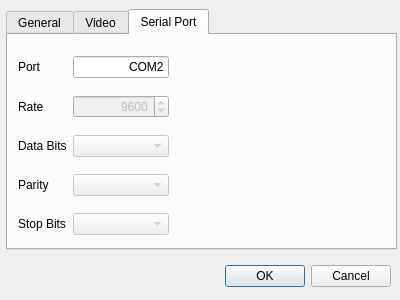
<?xml version="1.0" encoding="UTF-8"?>
<ui version="4.0">
 <class>SettingsDialog</class>
 <widget class="QDialog" name="SettingsDialog">
  <property name="geometry">
   <rect>
    <x>0</x>
    <y>0</y>
    <width>400</width>
    <height>300</height>
   </rect>
  </property>
  <property name="windowTitle">
   <string>Settings</string>
  </property>
  <widget class="QWidget" name="layoutWidget">
   <property name="geometry">
    <rect>
     <x>40</x>
     <y>260</y>
     <width>351</width>
     <height>33</height>
    </rect>
   </property>
   <layout class="QHBoxLayout">
    <property name="spacing">
     <number>6</number>
    </property>
    <property name="leftMargin">
     <number>0</number>
    </property>
    <property name="topMargin">
     <number>0</number>
    </property>
    <property name="rightMargin">
     <number>0</number>
    </property>
    <property name="bottomMargin">
     <number>0</number>
    </property>
    <item>
     <spacer>
      <property name="orientation">
       <enum>Qt::Horizontal</enum>
      </property>
      <property name="sizeHint" stdset="0">
       <size>
        <width>131</width>
        <height>31</height>
       </size>
      </property>
     </spacer>
    </item>
    <item>
     <widget class="QPushButton" name="okButton">
      <property name="text">
       <string>OK</string>
      </property>
     </widget>
    </item>
    <item>
     <widget class="QPushButton" name="cancelButton">
      <property name="text">
       <string>Cancel</string>
      </property>
     </widget>
    </item>
   </layout>
  </widget>
  <widget class="QTabWidget" name="tabWidget">
   <property name="geometry">
    <rect>
     <x>6</x>
     <y>9</y>
     <width>391</width>
     <height>241</height>
    </rect>
   </property>
   <property name="currentIndex">
    <number>2</number>
   </property>
   <widget class="QWidget" name="tab">
    <attribute name="title">
     <string>General</string>
    </attribute>
    <widget class="QWidget" name="gridLayoutWidget">
     <property name="geometry">
      <rect>
       <x>10</x>
       <y>10</y>
       <width>71</width>
       <height>71</height>
      </rect>
     </property>
     <layout class="QGridLayout" name="gridLayout">
      <item row="0" column="0">
       <widget class="QGroupBox" name="eyeGroupBox">
        <property name="title">
         <string>VR eye</string>
        </property>
        <widget class="QWidget" name="verticalLayoutWidget">
         <property name="geometry">
          <rect>
           <x>10</x>
           <y>20</y>
           <width>50</width>
           <height>42</height>
          </rect>
         </property>
         <layout class="QVBoxLayout" name="verticalLayout">
          <property name="sizeConstraint">
           <enum>QLayout::SetDefaultConstraint</enum>
          </property>
          <item>
           <widget class="QRadioButton" name="rightEyeRadioButton">
            <property name="text">
             <string>Right</string>
            </property>
            <property name="checked">
             <bool>true</bool>
            </property>
            <attribute name="buttonGroup">
             <string notr="true">eyeButtonGroup</string>
            </attribute>
           </widget>
          </item>
          <item>
           <widget class="QRadioButton" name="leftEyeRadioButton">
            <property name="text">
             <string>Left</string>
            </property>
            <attribute name="buttonGroup">
             <string notr="true">eyeButtonGroup</string>
            </attribute>
           </widget>
          </item>
         </layout>
        </widget>
       </widget>
      </item>
     </layout>
    </widget>
   </widget>
   <widget class="QWidget" name="tab_2">
    <attribute name="title">
     <string>Video</string>
    </attribute>
    <widget class="QWidget" name="horizontalLayoutWidget">
     <property name="geometry">
      <rect>
       <x>10</x>
       <y>10</y>
       <width>371</width>
       <height>201</height>
      </rect>
     </property>
     <layout class="QHBoxLayout" name="horizontalLayout">
      <item>
       <widget class="QGroupBox" name="groupBox_2">
        <property name="title">
         <string>Codec</string>
        </property>
        <widget class="QListWidget" name="codecListWidget">
         <property name="geometry">
          <rect>
           <x>10</x>
           <y>20</y>
           <width>161</width>
           <height>171</height>
          </rect>
         </property>
        </widget>
       </widget>
      </item>
      <item>
       <layout class="QGridLayout" name="gridLayout_2">
        <item row="1" column="1">
         <widget class="QLabel" name="label_3">
          <property name="text">
           <string>Width</string>
          </property>
          <property name="buddy">
           <cstring>videoWidthSpinBox</cstring>
          </property>
         </widget>
        </item>
        <item row="2" column="1">
         <widget class="QLabel" name="label_4">
          <property name="text">
           <string>Height</string>
          </property>
          <property name="buddy">
           <cstring>videoHeightSpinBox</cstring>
          </property>
         </widget>
        </item>
        <item row="1" column="2">
         <widget class="QSpinBox" name="videoWidthSpinBox">
          <property name="maximum">
           <number>9999</number>
          </property>
         </widget>
        </item>
        <item row="0" column="1">
         <widget class="QLabel" name="label">
          <property name="text">
           <string>Bitrate</string>
          </property>
          <property name="buddy">
           <cstring>videoBitrateSpinBox</cstring>
          </property>
         </widget>
        </item>
        <item row="0" column="3">
         <widget class="QLabel" name="label_2">
          <property name="text">
           <string>kb/s</string>
          </property>
          <property name="buddy">
           <cstring>videoBitrateSpinBox</cstring>
          </property>
         </widget>
        </item>
        <item row="0" column="2">
         <widget class="QSpinBox" name="videoBitrateSpinBox">
          <property name="wrapping">
           <bool>false</bool>
          </property>
          <property name="frame">
           <bool>true</bool>
          </property>
          <property name="showGroupSeparator" stdset="0">
           <bool>false</bool>
          </property>
          <property name="suffix">
           <string/>
          </property>
          <property name="prefix">
           <string/>
          </property>
          <property name="minimum">
           <number>0</number>
          </property>
          <property name="maximum">
           <number>99999999</number>
          </property>
          <property name="singleStep">
           <number>1</number>
          </property>
          <property name="value">
           <number>0</number>
          </property>
          <property name="displayIntegerBase">
           <number>10</number>
          </property>
         </widget>
        </item>
        <item row="2" column="2">
         <widget class="QSpinBox" name="videoHeightSpinBox">
          <property name="maximum">
           <number>9999</number>
          </property>
         </widget>
        </item>
        <item row="3" column="1">
         <widget class="QLabel" name="label_5">
          <property name="text">
           <string>FrameRate</string>
          </property>
          <property name="buddy">
           <cstring>videoFramerateSpinBox</cstring>
          </property>
         </widget>
        </item>
        <item row="3" column="2">
         <widget class="QSpinBox" name="videoFramerateSpinBox">
          <property name="maximum">
           <number>9999</number>
          </property>
         </widget>
        </item>
       </layout>
      </item>
     </layout>
    </widget>
   </widget>
   <widget class="QWidget" name="tab_3">
    <attribute name="title">
     <string>Serial Port</string>
    </attribute>
    <widget class="QWidget" name="formLayoutWidget">
     <property name="geometry">
      <rect>
       <x>10</x>
       <y>10</y>
       <width>151</width>
       <height>201</height>
      </rect>
     </property>
     <layout class="QGridLayout" name="gridLayout_3">
      <item row="4" column="0">
       <widget class="QLabel" name="label_12">
        <property name="text">
         <string>Stop Bits</string>
        </property>
        <property name="buddy">
         <cstring>portStopBitsComboBox</cstring>
        </property>
       </widget>
      </item>
      <item row="4" column="1">
       <widget class="QComboBox" name="portStopBitsComboBox">
        <property name="enabled">
         <bool>false</bool>
        </property>
       </widget>
      </item>
      <item row="1" column="1">
       <widget class="QSpinBox" name="portRateSpinBox">
        <property name="enabled">
         <bool>false</bool>
        </property>
        <property name="alignment">
         <set>Qt::AlignRight|Qt::AlignTrailing|Qt::AlignVCenter</set>
        </property>
        <property name="maximum">
         <number>999999</number>
        </property>
        <property name="value">
         <number>9600</number>
        </property>
       </widget>
      </item>
      <item row="2" column="1">
       <widget class="QComboBox" name="portDataBitsComboBox">
        <property name="enabled">
         <bool>false</bool>
        </property>
       </widget>
      </item>
      <item row="1" column="0">
       <widget class="QLabel" name="label_6">
        <property name="text">
         <string>Rate</string>
        </property>
        <property name="buddy">
         <cstring>portRateSpinBox</cstring>
        </property>
       </widget>
      </item>
      <item row="2" column="0">
       <widget class="QLabel" name="label_7">
        <property name="text">
         <string>Data Bits</string>
        </property>
        <property name="buddy">
         <cstring>portDataBitsComboBox</cstring>
        </property>
       </widget>
      </item>
      <item row="0" column="0">
       <widget class="QLabel" name="label_13">
        <property name="text">
         <string>Port</string>
        </property>
        <property name="buddy">
         <cstring>portLineEdit</cstring>
        </property>
       </widget>
      </item>
      <item row="3" column="1">
       <widget class="QComboBox" name="portParityComboBox">
        <property name="enabled">
         <bool>false</bool>
        </property>
       </widget>
      </item>
      <item row="0" column="1">
       <widget class="QLineEdit" name="portLineEdit">
        <property name="layoutDirection">
         <enum>Qt::LeftToRight</enum>
        </property>
        <property name="text">
         <string>COM2</string>
        </property>
        <property name="frame">
         <bool>true</bool>
        </property>
        <property name="alignment">
         <set>Qt::AlignRight|Qt::AlignTrailing|Qt::AlignVCenter</set>
        </property>
       </widget>
      </item>
      <item row="3" column="0">
       <widget class="QLabel" name="label_8">
        <property name="text">
         <string>Parity</string>
        </property>
        <property name="buddy">
         <cstring>portParityComboBox</cstring>
        </property>
       </widget>
      </item>
     </layout>
    </widget>
   </widget>
  </widget>
 </widget>
 <resources/>
 <connections>
  <connection>
   <sender>okButton</sender>
   <signal>clicked()</signal>
   <receiver>SettingsDialog</receiver>
   <slot>accept()</slot>
   <hints>
    <hint type="sourcelabel">
     <x>308</x>
     <y>268</y>
    </hint>
    <hint type="destinationlabel">
     <x>96</x>
     <y>254</y>
    </hint>
   </hints>
  </connection>
  <connection>
   <sender>cancelButton</sender>
   <signal>clicked()</signal>
   <receiver>SettingsDialog</receiver>
   <slot>reject()</slot>
   <hints>
    <hint type="sourcelabel">
     <x>389</x>
     <y>268</y>
    </hint>
    <hint type="destinationlabel">
     <x>179</x>
     <y>282</y>
    </hint>
   </hints>
  </connection>
 </connections>
 <buttongroups>
  <buttongroup name="eyeButtonGroup"/>
 </buttongroups>
</ui>
